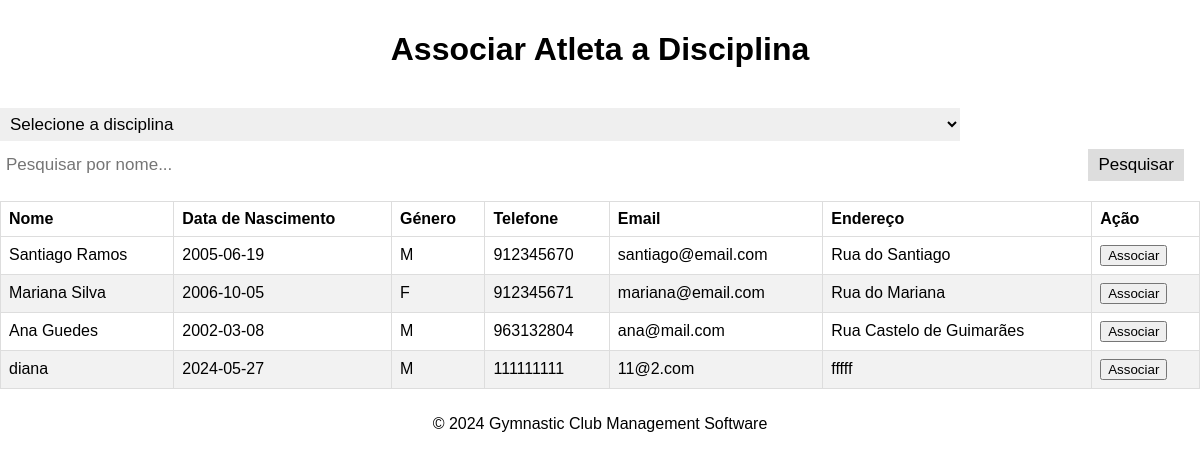
The page /frontend/assign_discipline.php on the database as committed earlier.
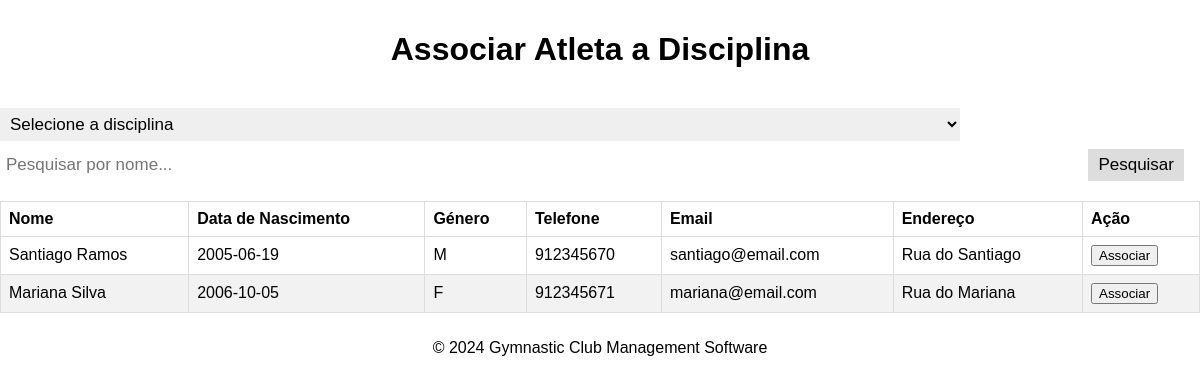
The same page on the database as committed later.
### tables this page shows
CREATE TABLE Athlete (
    idAthlete INTEGER PRIMARY KEY AUTOINCREMENT,
    name VARCHAR(255) NOT NULL,
    birthday DATE NOT NULL,
    genre VARCHAR(1) NOT NULL,
    mobile VARCHAR(20) NOT NULL,
    email VARCHAR(255) NOT NULL,
    password VARCHAR(255) NOT NULL,
    address VARCHAR(255) NOT NULL,
    ageGroup VARCHAR(255) NOT NULL,
    UNIQUE(idAthlete),
    UNIQUE(mobile),
    UNIQUE(email),
    CHECK(email LIKE '%@%')
);

### frontend/assign_discipline.php (the view, shortened to what this page needs)
<!DOCTYPE html>
<html lang="pt">
<head>
    <link rel="stylesheet" href="../static/styles.css">
</head>
<body>
    <header>
        <h1>Associar Atleta a Disciplina</h1>
    </header>
    <main>
        <div class="search-container">
            <select id="disciplineSelect">
                <option value="">Selecione a disciplina</option>
            </select>
            <input type="text" id="searchInput" onkeyup="filterTable()" placeholder="Pesquisar por nome...">
            <button type="button" onclick="filterTable()">Pesquisar</button>
        </div>
        <table id="athleteTable">
            <thead>
                <tr>
                    <th>Nome</th>
                    <th>Data de Nascimento</th>
                    <th>Género</th>
                    <th>Telefone</th>
                    <th>Email</th>
                    <th>Endereço</th>
                    <th>Ação</th>
                </tr>
            </thead>
            <tbody>
                <?php
                include '../backend/db_connect.php';
                try {
                    $sql = "SELECT idAthlete, name, birthday, genre, mobile, email, address FROM Athlete";
                    $stmt = $conn->query($sql);
                    while ($row = $stmt->fetch(PDO::FETCH_ASSOC)) {
                        echo "<tr>";
                        echo "<td>{$row['name']}</td>";
                        echo "<td>{$row['birthday']}</td>";
                        echo "<td>{$row['genre']}</td>";
                        echo "<td>{$row['mobile']}</td>";
                        echo "<td>{$row['email']}</td>";
                        echo "<td>{$row['address']}</td>";
                        echo "<td>
                                 <form action='../backend/assign_discipline.php' method='POST'>
                                     <input type='hidden' name='athlete_id' value='{$row['idAthlete']}'>
                                     <input type='hidden' name='discipline' value='' id='discipline_id_{$row['idAthlete']}'>
                                     <button type='submit'>Associar</button>
                                 </form>
                              </td>";
                        echo "</tr>";
                    }
                } catch (Exception $e) {
                    echo "<tr><td colspan='7'>Erro: " . $e->getMessage() . "</td></tr>";
                }
                ?>
            </tbody>
        </table>
    </main>
    <footer>
        <p>&copy; 2024 Gymnastic Club Management Software</p>
    </footer>
</body>
</html>

### static/styles.css (style rules this page uses)
body { margin: 0; padding: 0; box-sizing: border-box; font-family: Poppins, sans-serif; overflow: hidden; display: flex; flex-direction: column; height: 100vh; }
header { text-align: center; padding: 10px 20px; background-color: rgba(255, 255, 255, 0.5); flex-shrink: 0; font: arial; }
footer { text-align: center; padding: 10px 20px; flex-shrink: 0; }

### frontend/assign_discipline.php (style rules this page uses)
table { width: 100%; border-collapse: collapse; }
th, td { border: 1px solid #dddddd; text-align: left; padding: 8px; }
tr:nth-child(even) { background-color: #f2f2f2; }
.search-container { margin-bottom: 20px; }
.search-container input[type=text] { padding: 6px; margin-top: 8px; font-size: 17px; border: none; width: 80%; }
.search-container button { float: right; padding: 6px 10px; margin-top: 8px; margin-right: 16px; background: #ddd; font-size: 17px; border: none; cursor: pointer; }
.search-container select { padding: 6px; margin-top: 8px; font-size: 17px; border: none; width: 80%; }

Rows that differ between the two databases and show on the page:
removed athlete: name "Ana Guedes", birthday "2002-03-08", genre "M", mobile "963132804", email "ana@mail.com", address "Rua Castelo de Guimarães"
removed athlete: name "diana", birthday "2024-05-27", genre "M", mobile "111111111", email "11@2.com", address "fffff"
